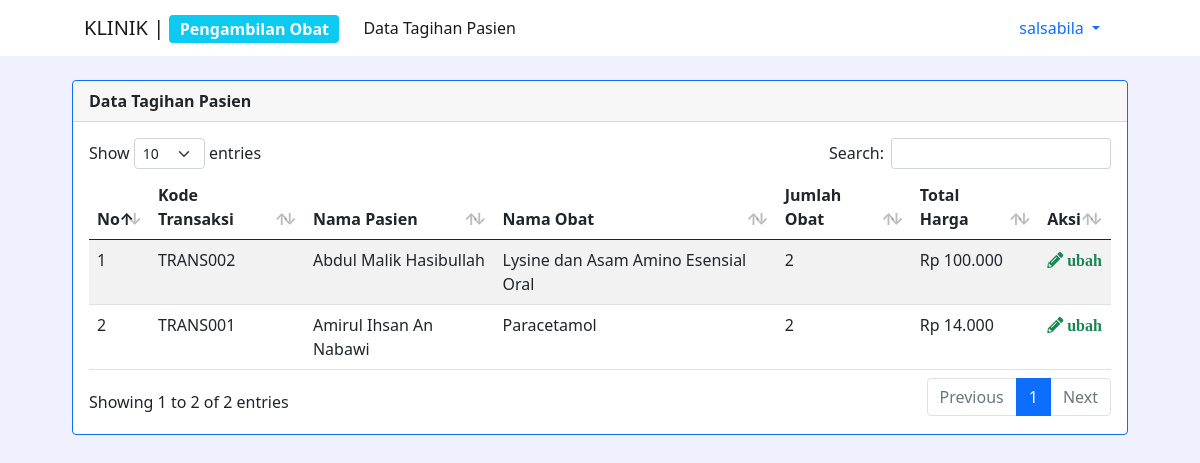
Page /pages/tindakan/tagihan_pasien.php (signed in) on the committed database.
### tables this page shows
CREATE TABLE `biaya_pasien` (
  `id` int(11) NOT NULL,
  `id_transaksi` varchar(10) NOT NULL,
  `kode_pasien` varchar(6) NOT NULL,
  `id_obat` int(11) NOT NULL,
  `harga_obat` int(11) NOT NULL,
  `jumlah` int(3) NOT NULL,
  `harga_total` int(11) NOT NULL
);

CREATE TABLE `pasien` (
  `id` int(11) NOT NULL,
  `kode_pasien` varchar(6) NOT NULL,
  `nama_pasien` varchar(50) NOT NULL,
  `jenis_kelamin` varchar(10) NOT NULL,
  `golongan_darah` varchar(2) NOT NULL,
  `telepon` varchar(15) NOT NULL,
  `jenis_pasien` varchar(15) NOT NULL,
  `alamat_pasien` varchar(200) NOT NULL
);

CREATE TABLE `obat` (
  `id` int(11) NOT NULL,
  `nama_obat` varchar(50) NOT NULL,
  `jenis_obat` varchar(20) NOT NULL
);

### pages/tindakan/tagihan_pasien.php (the view, shortened to what this page needs)
<?php
include '../../layouts/backend/header.php';
?>
<div class="container-fluid">
  <div class="row col">
    <?php include_once('../../layouts/menu.php'); ?>
  </div>
  <div class="row d-flex justify-content-center mt-4 mx-5">
    <div class="col">
      <div class="card border-primary mb-3">
        <div class="card-header fw-bold">Data Tagihan Pasien</div>
        <div class="card-body">
          <table id="example" class="table table-striped" style="width:100%">
            <thead>
              <tr>
                <th>No</th>
                <th>Kode Transaksi</th>
                <th>Nama Pasien</th>
                <th>Nama Obat</th>
                <th>Jumlah Obat</th>
                <th>Total Harga</th>
                <th>Aksi</th>
              </tr>
            </thead>
            <tbody>
              <?php
              $query = "SELECT `biaya_pasien`.*, `pasien`.`nama_pasien`, `pasien`.`jenis_kelamin`, `pasien`.`jenis_pasien`, `pasien`.`telepon`, `obat`.`nama_obat`, `obat`.`jenis_obat` FROM `obat` INNER JOIN `biaya_pasien` ON `biaya_pasien`.`id_obat` = `obat`.`id` INNER JOIN `pasien` ON `biaya_pasien`.`kode_pasien` = `pasien`.`kode_pasien` ORDER BY `pasien`.`nama_pasien` ASC";
              $result = mysqli_query($koneksi, $query);
              $no = 1;
              while ($row = mysqli_fetch_assoc($result)) {
              ?>
                <tr>
                  <td><?php echo $no; ?></td>
                  <td><?php echo $row['id_transaksi']; ?></td>
                  <td><?php echo $row['nama_pasien']; ?></td>
                  <td><?php echo $row['nama_obat']; ?></td>
                  <td><?php echo $row['jumlah']; ?></td>
                  <td><?php echo "Rp " . number_format($row['harga_total'], 0, ",", "."); ?></td>
                  <td>
                    <a href="../obat_data/edit.php?id=<?php echo $row['id']; ?>" class="text-success"><i class="fas fa-pencil-alt"> ubah</i></a>
                  </td>
                </tr>
              <?php
                $no++;
              }
              ?>
            </tbody>
          </table>
        </div>
      </div>
    </div>
  </div>
</div>
<?php include '../../layouts/backend/footer.php'; ?>

### rows in the picture
biaya_pasien: id_transaksi "TRANS002", kode_pasien.nama_pasien "Abdul Malik Hasibullah", id_obat.nama_obat "Lysine dan Asam Amino Esensial Oral", jumlah "2", harga_total "100.000"
biaya_pasien: id_transaksi "TRANS001", kode_pasien.nama_pasien "Amirul Ihsan An Nabawi", id_obat.nama_obat "Paracetamol", jumlah "2", harga_total "14.000"

### other values in the picture
$_SESSION['username'] "salsabila"
